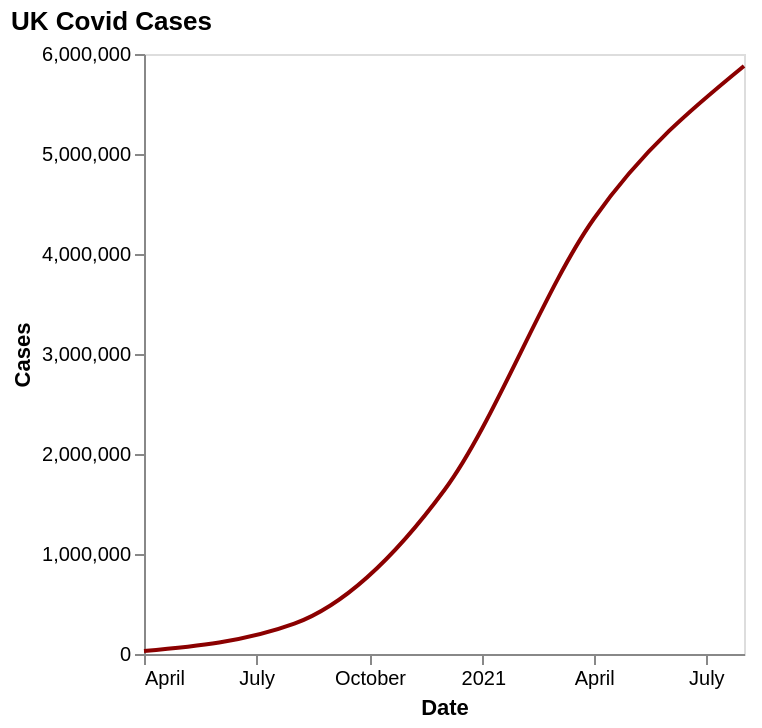

Vega-Lite specification stored for this chart:
### Vega-Lite specification from a JSON file in a GitHub repository (floating-point values rounded to 4 significant figures)
{"$schema": "https://vega.github.io/schema/vega-lite/v5.json", "title": {"text": "UK Covid Cases", "anchor": "start", "color": "black"}, "height": 300, "width": "container", "data": {"values": [{"date": "2020-04-01", "cases": 30088}, {"date": "2020-08-01", "cases": 303942}, {"date": "2020-12-01", "cases": 1643086}, {"date": "2021-04-01", "cases": 4350266}, {"date": "2021-08-01", "cases": 5880667}]}, "mark": {"type": "line", "interpolate": "monotone", "color": "darkred"}, "encoding": {"x": {"field": "date", "type": "temporal", "axis": {"labelAngle": 0, "grid": false}, "title": "Date"}, "y": {"field": "cases", "type": "quantitative", "axis": {"grid": false}, "title": "Cases"}}}
